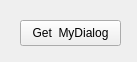
<?xml version="1.0" encoding="UTF-8"?>
<ui version="4.0">
 <class>Widget</class>
 <widget class="QWidget" name="Widget">
  <property name="geometry">
   <rect>
    <x>0</x>
    <y>0</y>
    <width>137</width>
    <height>62</height>
   </rect>
  </property>
  <property name="windowTitle">
   <string>Widget</string>
  </property>
  <widget class="QPushButton" name="pushButton">
   <property name="geometry">
    <rect>
     <x>20</x>
     <y>20</y>
     <width>101</width>
     <height>26</height>
    </rect>
   </property>
   <property name="text">
    <string>Get  MyDialog</string>
   </property>
  </widget>
 </widget>
 <layoutdefault spacing="6" margin="11"/>
 <resources/>
 <connections/>
</ui>
